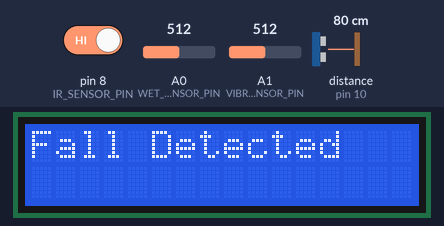
Bench run of a sketch on a simulated Arduino Leonardo, built with avr-gcc and run on an emulated ATmega32U4. On the bench: 16×2 character LCD. The inputs (shaded band) are chosen by the test bench; at power-on: distance to the obstacle (sensor on pin 10) 80 cm, A0 (WET_SENSOR_PIN) = 512, pin 8 (IR_SENSOR_PIN) HIGH, A1 (VIBRATION_SENSOR_PIN) = 512. The echo pulse lasts 58.3 µs per cm; the modem accepts every AT command (registered, SIM ready, sends succeed) and sends nothing else; what the sketch prints to the serial monitor is not drawn.

Above: at 3.2 s.
3.3 s: distance to the obstacle (sensor on pin 10) set to 2 cm
At 15.0 s:
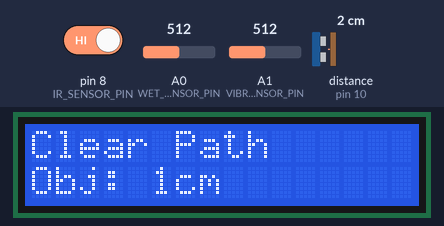
17.3 s: A0 (WET_SENSOR_PIN) set to 490
At 28.7 s:
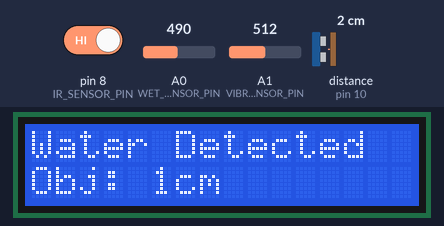
30.8 s: pin 8 (IR_SENSOR_PIN) driven LOW
At 41.2 s:
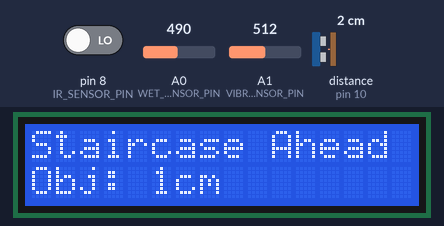
42.9 s: A1 (VIBRATION_SENSOR_PIN) set to 315
56.8 s: A1 (VIBRATION_SENSOR_PIN) set to 285
At 69.5 s:
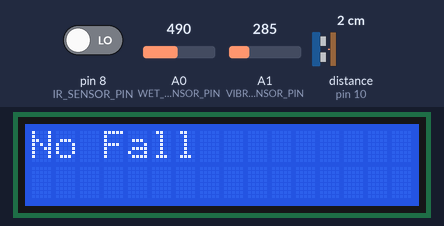
70.8 s: distance to the obstacle (sensor on pin 10) set to 18 cm
At 73.4 s:
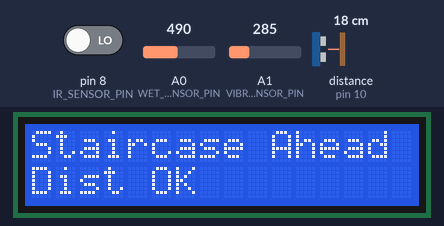
Timing chart, 0 to 74.9 s (numbered marks = the images above; inputs shaded):
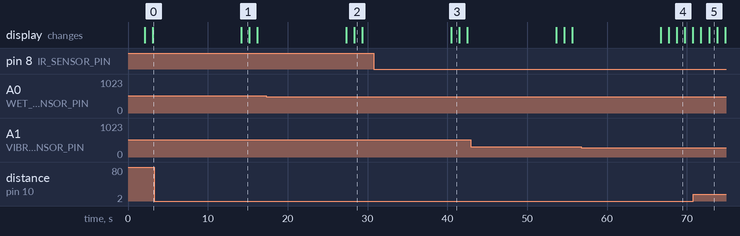

Measured:
- the behaviour switches between 301 and 300 on A1 (VIBRATION_SENSOR_PIN) (found by bisection; images 3 and 4)
- after the input at 3.3 s, the display: changes after 10.9 s (image 1)
- after the input at 17.3 s, the display: first differs from a run without the input after 11.0 s (image 2)
- after the input at 30.8 s, the display: changes after 9.7 s (image 3)
- after the input at 56.8 s, the display: first differs from a run without the input after 11.9 s (image 4)
- after the input at 70.8 s, the display: first differs from a run without the input after 2.0 s (image 5)
- what the display in image 1 shows lasts 1.0 s, from 14.2 s to 15.2 s

The sketch:

SmartBlindStick.ino
```cpp
#include <LiquidCrystal.h>

// LCD Pins
LiquidCrystal lcd(2, 3, 4, 5, 6, 7);

// Sensors Pins
#define WET_SENSOR_PIN A0
#define IR_SENSOR_PIN 8
#define VIBRATION_SENSOR_PIN A1
#define TRIG_PIN 9
#define ECHO_PIN 10
#define GSM_TX 11 // GSM Module TX pin
#define GSM_RX 12 // GSM Module RX pin

// Thresholds
#define WATER_DETECTED_THRESHOLD 500
#define VIBRATION_THRESHOLD 300 // Adjust this based on sensor sensitivity
#define DISTANCE_THRESHOLD 15 // Distance threshold for SMS alert (in cm)

// Initialize GSM Module
#include <SoftwareSerial.h>
SoftwareSerial Serial1(GSM_RX, GSM_TX); // Software serial for GSM module

void setup() {
Serial.begin(9600);
Serial1.begin(9600); // Initialize GSM Module

lcd.begin(16, 2);
lcd.print("Initializing...");

// Set Pins
pinMode(WET_SENSOR_PIN, INPUT);
pinMode(VIBRATION_SENSOR_PIN, INPUT);
pinMode(IR_SENSOR_PIN, INPUT);
pinMode(TRIG_PIN, OUTPUT);
pinMode(ECHO_PIN, INPUT);

delay(2000);
lcd.clear();
}

void loop() {
lcd.setCursor(0, 0);

// Water Detection
int wetValue = analogRead(WET_SENSOR_PIN);
lcd.setCursor(0, 0);
if (wetValue < WATER_DETECTED_THRESHOLD) {
lcd.print("Water Detected ");
Serial.println("Water Detected");
} else {
lcd.print("No Water ");
//Serial.println("No Water");
}

delay(1000);

// Vibration Sensor for Fall Detection
int vibrationValue = analogRead(VIBRATION_SENSOR_PIN);
lcd.clear();
lcd.setCursor(0, 0);
if (vibrationValue > VIBRATION_THRESHOLD) {
lcd.print("Fall Detected ");
//Serial.println("Fall Detected");

// Send SMS for fall detection
sendSMS("+91832*******", "Alert! Fall detected at https://maps.app.goo.gl/3nsACvLFz9ePT5oJA?g_st=iw");
} else {
lcd.print("No Fall ");
// Serial.println("No Fall");
}

delay(1000);

// Staircase Detection
lcd.clear();
lcd.setCursor(0, 0);
if (digitalRead(IR_SENSOR_PIN) == LOW) {
lcd.print("Staircase Ahead");
Serial.println("Staircase Ahead");
} else {
lcd.print("Clear Path ");
// Serial.println("Clear Path");
}

// Distance Detection
lcd.setCursor(0, 1);
long distance = getDistance();
if (distance < DISTANCE_THRESHOLD) {
lcd.print("Obj: ");
lcd.print(distance);
lcd.print("cm ");
Serial.print("Object Detected at Distance: ");
Serial.print(distance);
Serial.println(" cm");

// Send SMS when distance < threshold
//sendSMS("+91832*******", "Alert! Object detected within 10cm distance.");
} else {
lcd.print("Dist OK ");
// Serial.println("Distance OK");
}

delay(1000);
}

long getDistance() {
digitalWrite(TRIG_PIN, LOW);
delayMicroseconds(2);
digitalWrite(TRIG_PIN, HIGH);
delayMicroseconds(10);
digitalWrite(TRIG_PIN, LOW);

long duration = pulseIn(ECHO_PIN, HIGH);
long distance = duration * 0.034 / 2;
return distance;
}

void sendSMS(String phoneNumber, String message) {
// Send AT Command to check GSM Module connectivity
Serial1.println("AT");
delay(1000);
if (Serial1.available()) {
String response = Serial1.readString();
if (response.indexOf("OK") == -1) {
Serial.println("GSM Module not responding");
return;
}
} else {
Serial.println("No response from GSM Module");
return;
}

// Set SMS to Text Mode
Serial1.println("AT+CMGF=1"); // Set the GSM Module to Text Mode
delay(1000);
if (Serial1.available()) {
String response = Serial1.readString();
if (response.indexOf("OK") == -1) {
Serial.println("Failed to set SMS text mode");
return;
}
}

// Specify the Recipient's Phone Number
Serial1.print("AT+CMGS=\"");
Serial1.print(phoneNumber); // Replace with the recipient's phone number
Serial1.println("\"");
delay(1000);

// Send the SMS Message
Serial1.print(message);
delay(1000);

// Send CTRL+Z (ASCII 26) to indicate the end of the message
Serial1.write(26);
delay(3000);

// Check for GSM Module response
if (Serial1.available()) {
String response = Serial1.readString();
if (response.indexOf("OK") != -1 || response.indexOf("+CMGS") != -1) {
Serial.println("SMS sent successfully");
} else {
Serial.println("Failed to send SMS");
}
} else {
Serial.println("No response after sending SMS");
}
}
```
